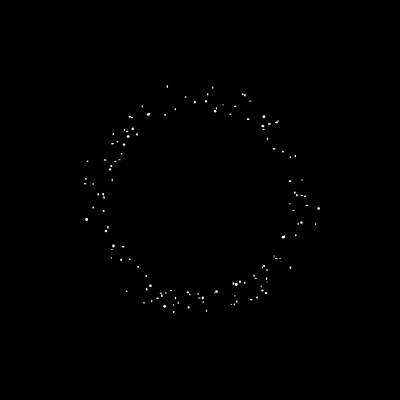
Frame 1 (no input)
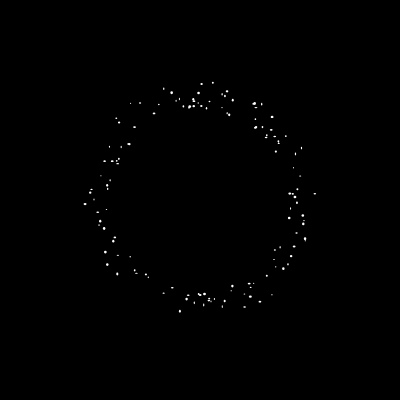
Frame 60 (no input)
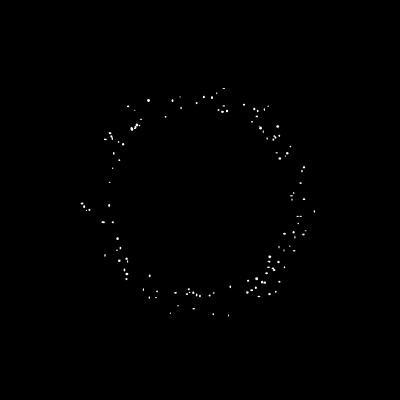
Frame 120 (the mouse pressed at the canvas centre since frame 60)

The p5.js sketch that drew these frames (run headless with seeded random() and noise() and a simulated clock; from frame 60 on, the mouse is pressed at the canvas centre):

// p5.js sketch
// ── sketch.js
function setup() {
  createCanvas(400, 400);
  background(0);
}


function draw(){
  background(0);

    angleMode(DEGREES)
  push();
  translate(width/2,height/2);

for(r=90; r<120; r++){
  mapValue = map(r,90,120,7,1)
  for(i = 0; i<mapValue;i++){
  n = random(0,360)
  x = sin(n)*r;
  y = cos(n)*r;
  noStroke();
  fill('white');

  ellipse(x,y,random(1,3),random(1,3))
}
}
  pop();

}

// function draw(){
//   background(0);
//
//     angleMode(DEGREES)
//   push();
//   translate(width/2,height/2);
//
//     for(i = 0; i < 360; i++){
//       x = sin(i)*random(90,110);
//       y = cos(i)*random(90,110);
//       console.log(x,y);
//       noStroke();
//       fill('white');
//       ellipse(x,y,random(1,3),random(1,3));
//   }
//
//
//   pop();
//
// }
